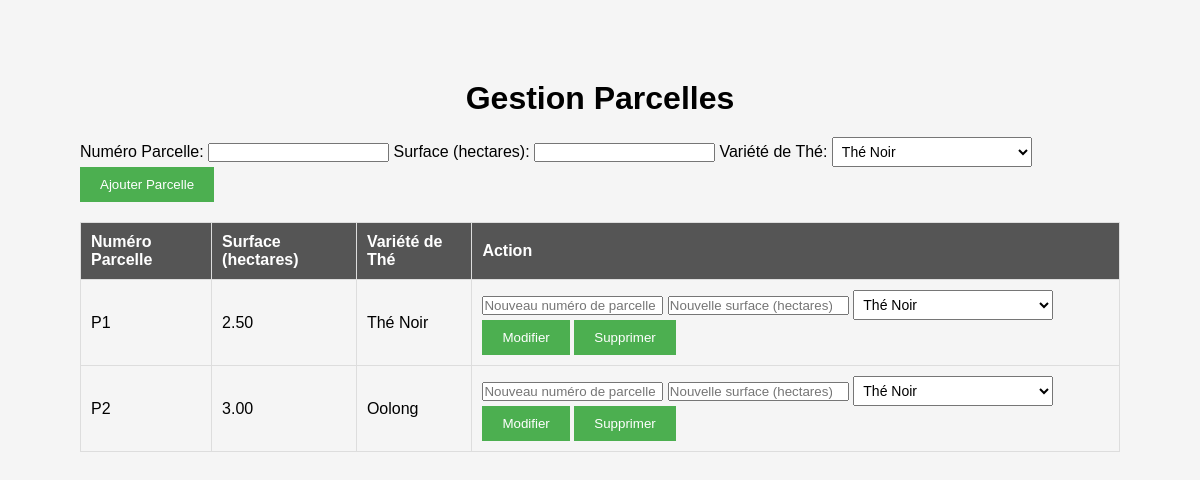
Before: /Admin/gestion_parcelles.php with the older database file.
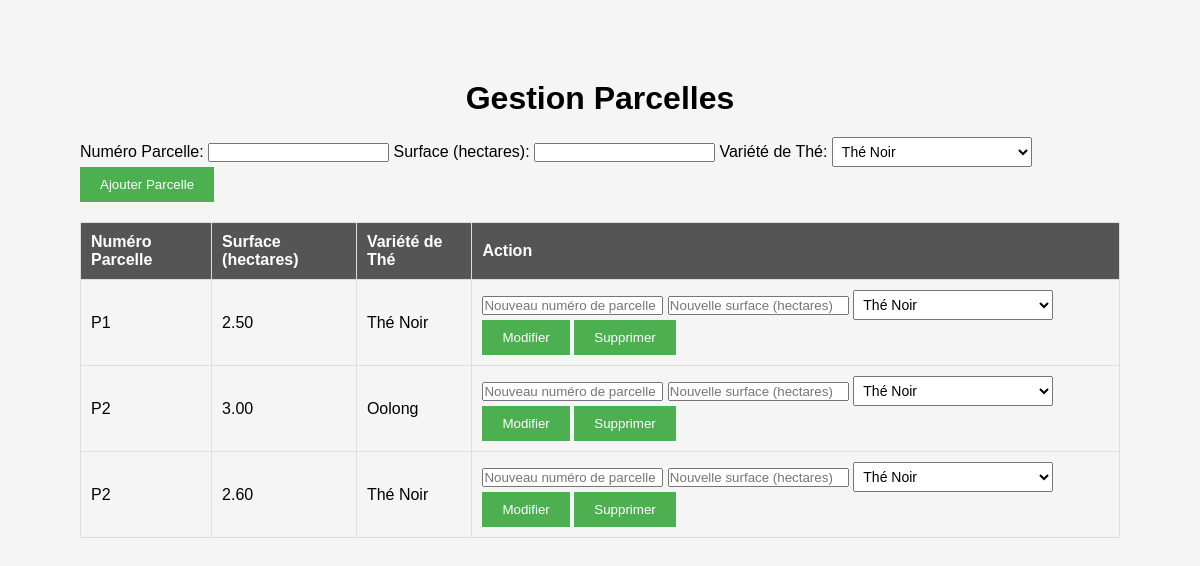
After: the same page with the newer database file.
### tables this page shows
CREATE TABLE Parcelles (
    ID_Parcelle INT AUTO_INCREMENT PRIMARY KEY,
    Numero_Parcelle VARCHAR(50),
    Surface_Hectare DECIMAL(5,2),
    ID_Variete INT,
    FOREIGN KEY (ID_Variete) REFERENCES Varietes_The(ID_Variete)
);

CREATE TABLE Varietes_The (
    ID_Variete INT AUTO_INCREMENT PRIMARY KEY,
    Nom_Variete VARCHAR(255),
    Occupation_Pied DECIMAL(5,2),
    Rendement_Pied_Mois INT
);

### Admin/gestion_parcelles.php (the view, shortened to what this page needs)
<?php
include '../config.php';
$result = $conn->query("SELECT * FROM Parcelles JOIN Varietes_The ON Parcelles.ID_Variete = Varietes_The.ID_Variete");
$parcelles = $result->fetch_all(MYSQLI_ASSOC);
?>
<!DOCTYPE html>
<html lang="en">
<head>
    <link rel="stylesheet" href="../css/style.css">
</head>
<body>
    <h1>Gestion Parcelles</h1>
    <form action="traitement_gestion_parcelle.php" method="post">
        <label for="numero_parcelle">Numéro Parcelle:</label>
        <input type="text" id="numero_parcelle" name="numero_parcelle" required>
        <label for="surface_hectare">Surface (hectares):</label>
        <input type="number" id="surface_hectare" name="surface_hectare" step="0.01" required>
        <label for="id_variete">Variété de Thé:</label>
        <select id="id_variete" name="id_variete" required>
            <?php foreach ($parcelles as $p): ?>
                <option value="<?= $p['ID_Variete'] ?>"><?= $p['Nom_Variete'] ?></option>
            <?php endforeach; ?>
        </select>
        <button type="submit" name="ajouter_parcelle">Ajouter Parcelle</button>
    </form>
    <table>
        <thead>
            <tr>
                <th>Numéro Parcelle</th>
                <th>Surface (hectares)</th>
                <th>Variété de Thé</th>
                <th>Action</th>
            </tr>
        </thead>
        <tbody>
            <?php foreach ($parcelles as $p): ?>
                <tr>
                    <td><?= $p['Numero_Parcelle'] ?? '' ?></td>
                    <td><?= $p['Surface_Hectare'] ?? '' ?></td>
                    <td><?= $p['Nom_Variete'] ?? '' ?></td>
                    <td>
                        <form action="traitement_gestion_parcelle.php" method="post" style="display: inline;">
                            <input type="text" name="numero_parcelle_modifie" placeholder="Nouveau numéro de parcelle">
                            <input type="number" name="surface_hectare_modifie" step="0.01" placeholder="Nouvelle surface (hectares)">
                            <select name="id_variete_modifie" required>
                                <?php foreach ($parcelles as $v): ?>
                                    <option value="<?= $v['ID_Variete'] ?>"><?= $v['Nom_Variete'] ?></option>
                                <?php endforeach; ?>
                            </select>
                            <button type="submit" name="action" value="modifier_parcelle">Modifier</button>
                        </form>
                        <form action="traitement_gestion_parcelle.php" method="post" style="display: inline;">
                            <button type="submit" name="action" value="supprimer_parcelle">Supprimer</button>
                        </form>
                    </td>
                </tr>
            <?php endforeach; ?>
        </tbody>
    </table>
</body>
</html>

Changed rows visible on the page:
added parcelles: Numero_Parcelle "P2", Surface_Hectare "2.60", ID_Variete.Nom_Variete "Thé Noir"
